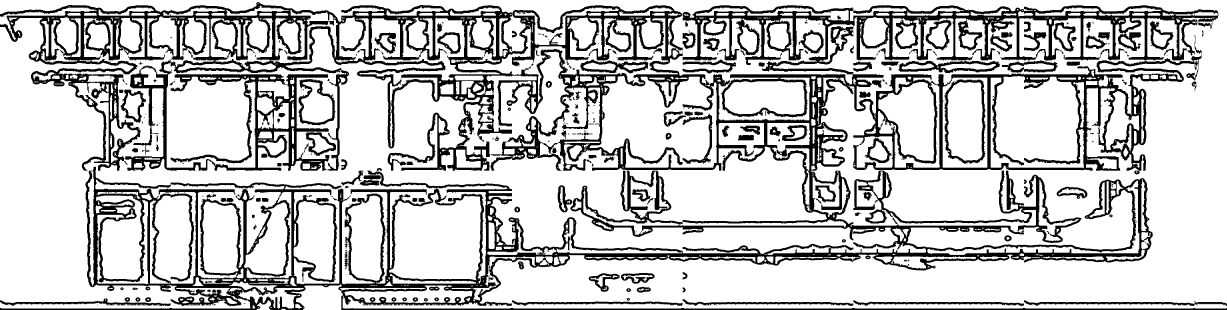
#> input picture cv-floorplan/rbg_research/rbg-research_code/Floor-Plan-Detection-main/Images/test_images/reassembled_e2_3x3_2.png, 3680 x 928 px, found by its file name (shown at 1/3 size)
$ jupyter execute --allow-errors wall_extraction.ipynb
#> lines starting #> are read from the running program, lines starting #| are printed output that depends on the picture
#> further down, img is the input picture: shape (928, 3680, 3); min 0, max 255, mean 196.3
[cell 1]
import cv2

# Resizes a image and maintains aspect ratio
def maintain_aspect_ratio_resize(image, width=None, height=None, inter=cv2.INTER_AREA):
    # Grab the image size and initialize dimensions
#> called with width = 3000, inter = 3
    dim = None
    (h, w) = image.shape[:2]
#> h = 928; w = 3680

    # Return original image if no need to resize
    if width is None and height is None:
        return image

    # We are resizing height if width is none
    if width is None:
        # Calculate the ratio of the height and construct the dimensions
        r = height / float(h)
        dim = (int(w * r), height)
    # We are resizing width if height is none
    else:
        # Calculate the ratio of the 0idth and construct the dimensions
        r = width / float(w)
#> r = 0.815
        dim = (width, int(h * r))
#> dim = (3000, 756)

    # Return the resized image
    return cv2.resize(image, dim, interpolation=inter)
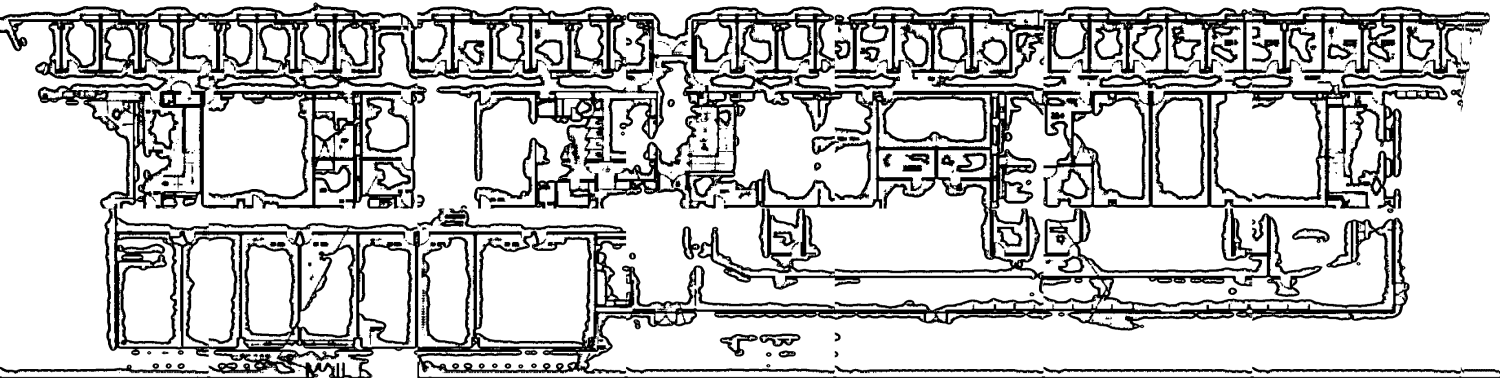
#> returned value: shape (756, 3000, 3) (shown at 1/2 size); min 0, max 255, mean 196.3

[cell 2]
# [6 lines left out: function make_square, not called in this run]

[cell 3]
def make_square(im, min_size=256, fill_color=(0, 0, 0)):
#> called with min_size = 256, fill_color = (0, 0, 0)
    x, y = im.size
#> x = 3680; y = 928
    size = max(min_size, x, y)
#> size = 3680
    new_im = Image.new('RGBA', (size, size), fill_color)
    new_im.paste(im, (int((size - x) / 2), int((size - y) / 2)))
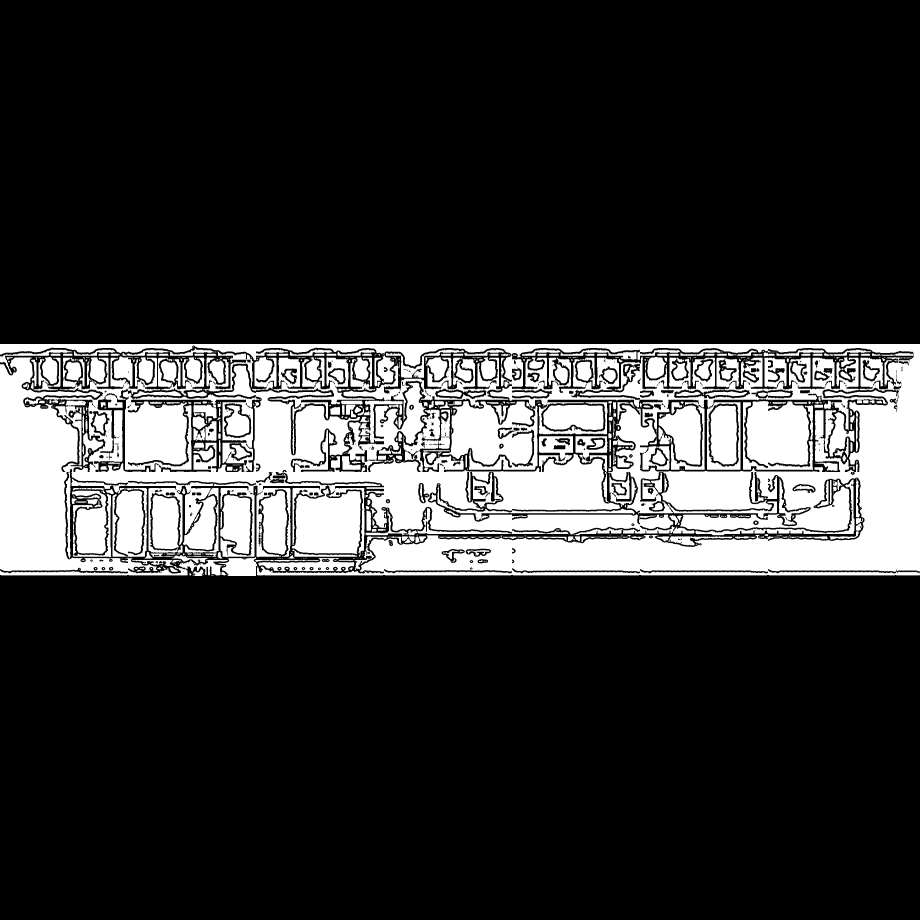
#> new_im: PIL image 3680x3680 RGBA (shown at 1/4 size); mean R, G, B, A 49.5, 49.5, 49.5, 255
    return new_im

[cell 4]
import matplotlib.pyplot as plt
import numpy as np
import cv2

# [26 lines left out: function remove_blotches, not called in this run]

[cell 5]
# [32 lines left out: function hough_transform, not called in this run]

[cell 6]
import numpy as np
import imutils
import cv2

# Define the function to check if the contour is 'bad'
# [33 lines left out: functions is_contour_bad, remove_bad_contours, not called in this run]

# [7 lines of commented-out code are left out]

[cell 7]
'''
    Generate wall data file for floorplan
    @Param img_path, path to input file
    @Param info, boolean if data should be printed
    @Return shape
'''
import cv2
from utils.FloorplanToBlenderLib import *
from PIL import Image
import numpy as np

img_path = "Images/reassembled_e2_3x3_2.png"
#img_path = "Images/maps_cropped/E2_2.png"
# Read floorplan image
img = cv2.imread(img_path)
img = maintain_aspect_ratio_resize(img, width=3000)

# Grayscale image
gray = cv2.cvtColor(img, cv2.COLOR_BGR2GRAY)

# Create wall image (filter out small objects from image)
wall_img = None
#> (the rest of this cell did not finish here and is left out)

[cell 8]
test_image = Image.open(img_path)
new_image = make_square(test_image)
display(new_image)

[cell 9]
import numpy as np
import cv2 as cv
from matplotlib import pyplot as plt
img = cv.imread("Images/maps_cropped/E2_2.png", cv.IMREAD_GRAYSCALE)
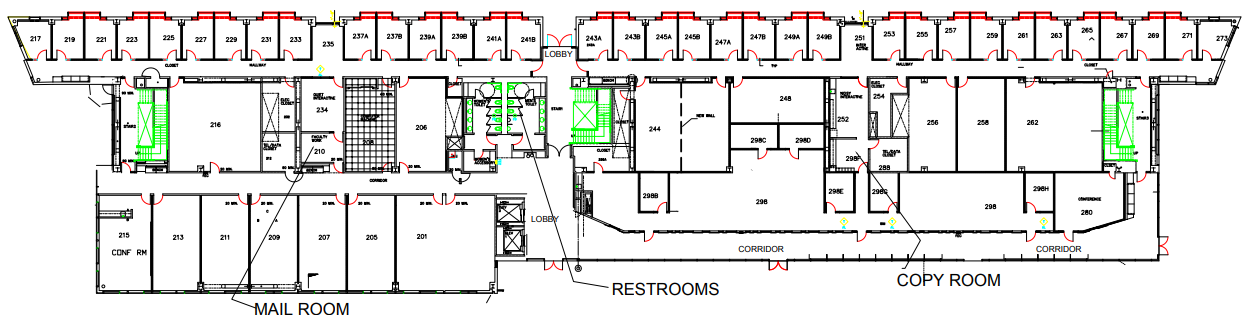
#> input picture cv-floorplan/rbg_research/rbg-research_code/Floor-Plan-Detection-main/Images/maps_cropped/E2_2.png, 1246 x 315 px
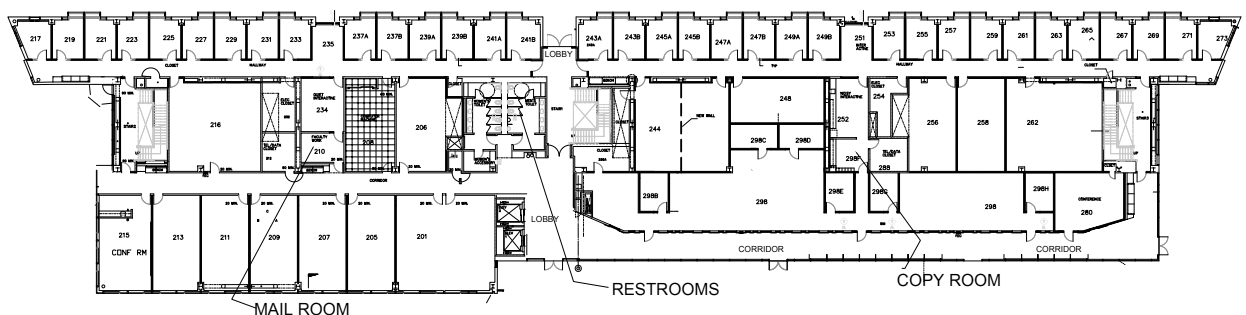
#> img: shape (315, 1246); min 0, max 255, mean 225.8
assert img is not None, "file could not be read, check with os.path.exists()"
img = maintain_aspect_ratio_resize(img, width=2000)
#> call 2 of maintain_aspect_ratio_resize, with width = 2000, inter = 3
#> in maintain_aspect_ratio_resize (call 2), `return cv2.resize(image, dim, interpolation=inter)`:
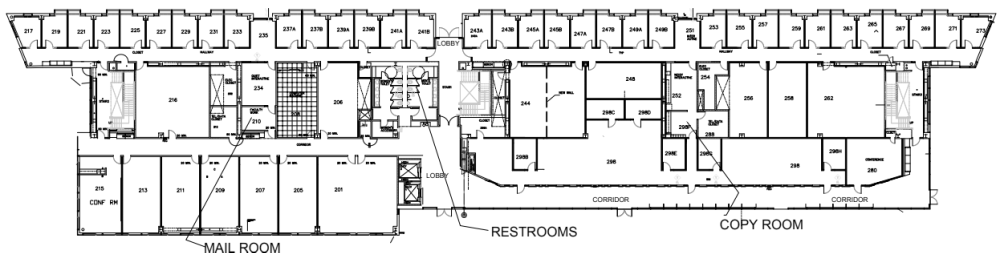
#> returned value: shape (505, 2000) (shown at 1/2 size); min 0, max 255, mean 225.8
edges = cv.Canny(img,100,200)
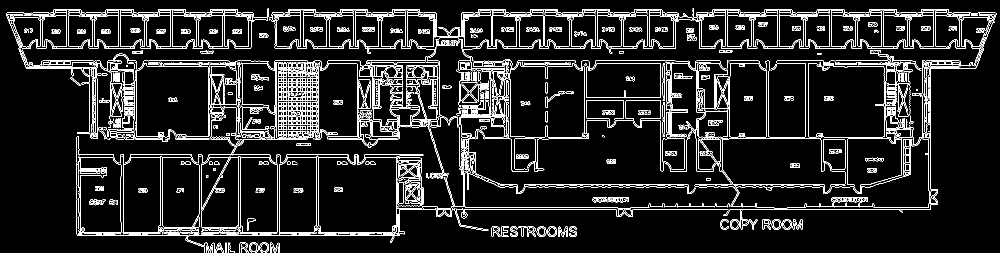
#> edges: shape (505, 2000) (shown at 1/2 size); 8.7% white in thin lines or dots
plt.subplot(121),plt.imshow(img,cmap = 'gray')
plt.title('Original Image'), plt.xticks([]), plt.yticks([])
plt.subplot(122),plt.imshow(edges,cmap = 'gray')
plt.title('Edge Image'), plt.xticks([]), plt.yticks([])
plt.show()
